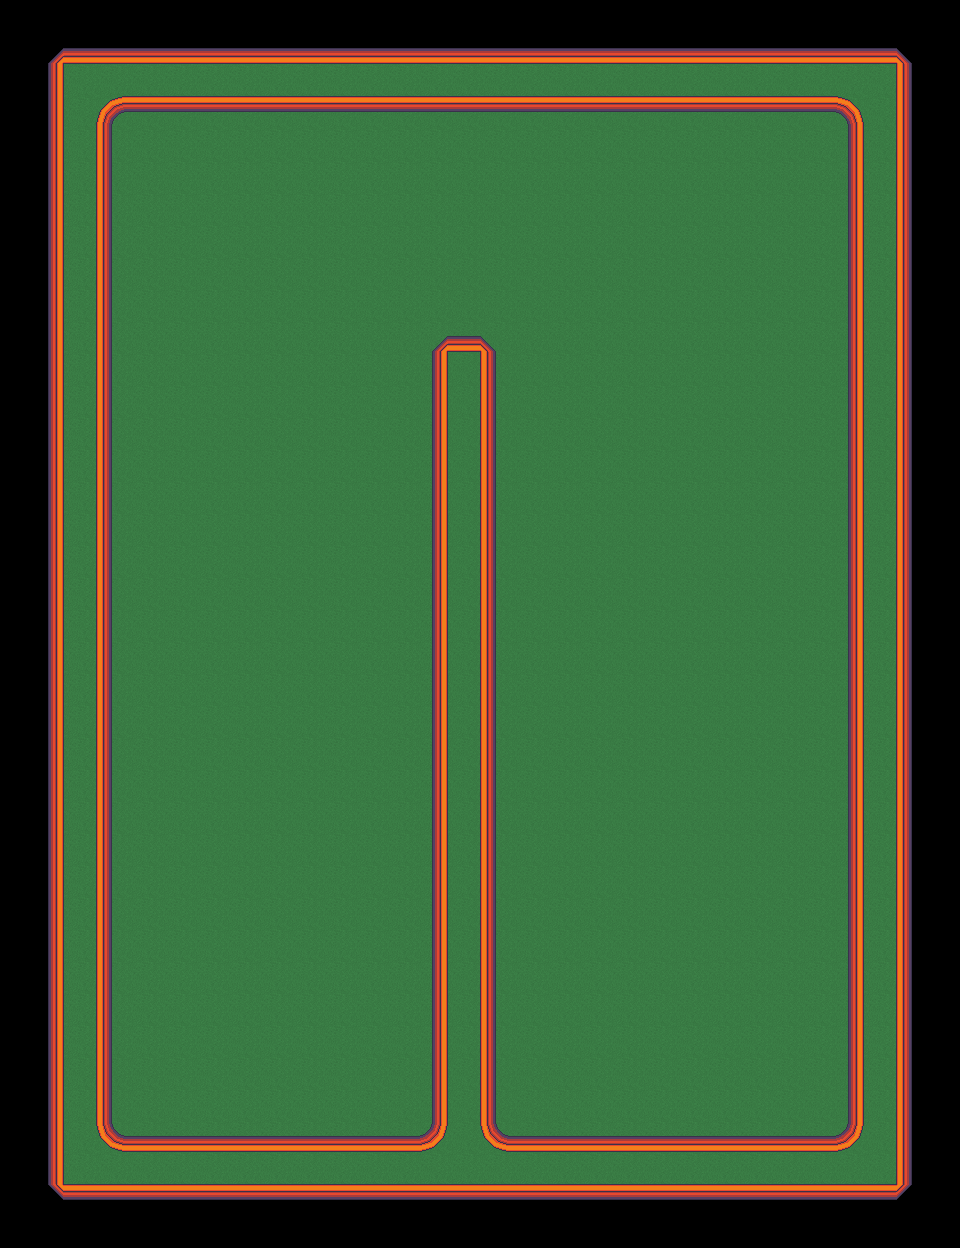

This game map was drawn from its Tiled (.tmx) file and the tilesets committed beside it. A one-line description and the trimmed map source follow:
An orthogonal 30x39 tile map with 32x32 px tiles, 2 tile layers (ground, walls) and 24 objects (8x bumper, 6x turret, 2x tank, 2x sand, 2x water, ...).

<map version="1.0" tiledversion="1.1.4" orientation="orthogonal" renderorder="right-down" width="30" height="39" tilewidth="32" tileheight="32" infinite="0" nextobjectid="75">
 <properties>
  <property name="name" value=" Portrusion" />
  <property name="par" type="int" value="3" />
 </properties>
 <tileset firstgid="1" source="tileset.tsx" />
 <layer name="ground" width="30" height="39">
  <data>[1170 cells, 910 non-empty, 1 distinct tile ids]</data>
 </layer>
 <layer name="walls" width="30" height="39">
  <data>[1170 cells, 286 non-empty, 12 distinct tile ids]</data>
 </layer>
 <objectgroup name="collision">
  <object id="66" type="exterior" x="848" y="1120">
   <polyline points="0,0 0,-1000 -8,-1008 -728,-1008 -736,-1000 -736,8 -728,16 -424,16 -416,8 -416,-768 -400,-784 -368,-784 -352,-768 -352,8 -344,16 -8,16 0,8 0,0" />
  </object>
 </objectgroup>
 <objectgroup name="objects">
  <object id="8" type="tee" gid="183" x="256" y="1024" width="32" height="32">
   <properties>
    <property name="facing" type="int" value="0" />
   </properties>
  </object>
  <object id="17" type="hole" gid="169" x="656" y="1072" width="32" height="32" />
  <object id="37" type="bumper" gid="184" x="752" y="832" width="32" height="32" />
  <object id="38" type="bumper" gid="184" x="320" y="800" width="32" height="32" />
  <object id="39" type="bumper" gid="184" x="192" y="800" width="32" height="32" />
  <object id="45" type="bumper" gid="184" x="704" y="704" width="32" height="32" />
  <object id="46" type="bumper" gid="184" x="608" y="704" width="32" height="32" />
  <object id="48" type="bumper" gid="184" x="560" y="832" width="32" height="32" />
  <object id="49" type="bumper" gid="184" x="656" y="576" width="32" height="32" />
  <object id="50" type="bumper" gid="184" x="256" y="576" width="32" height="32" />
  <object id="60" type="turret" gid="170" x="704" y="192" width="32" height="32">
   <properties>
    <property name="facing" type="int" value="180" />
   </properties>
  </object>
  <object id="61" type="turret" gid="170" x="160" y="256" width="32" height="32">
   <properties>
    <property name="facing" type="int" value="-90" />
   </properties>
  </object>
  <object id="62" type="turret" gid="170" x="528" y="1088" width="32" height="32">
   <properties>
    <property name="facing" type="int" value="0" />
   </properties>
  </object>
  <object id="63" type="turret" gid="170" x="784" y="1088" width="32" height="32">
   <properties>
    <property name="facing" type="int" value="0" />
   </properties>
  </object>
  <object id="64" type="tank" gid="189" x="256" y="448" width="32" height="32">
   <properties>
    <property name="color" value="brown" />
    <property name="facing" type="int" value="180" />
   </properties>
  </object>
  <object id="65" type="tank" gid="186" x="656" y="800" width="32" height="32">
   <properties>
    <property name="color" value="blue" />
   </properties>
  </object>
  <object id="67" type="turret" gid="170" x="768" y="256" width="32" height="32">
   <properties>
    <property name="facing" type="int" value="90" />
   </properties>
  </object>
  <object id="69" type="turret" gid="170" x="224" y="192" width="32" height="32">
   <properties>
    <property name="facing" type="int" value="180" />
   </properties>
  </object>
  <object id="70" type="sand" x="456" y="296">
   <polyline points="8,-136 104,-104 120,-40 88,88 40,112 40,56 24,40 -8,40 -24,56 -24,112 -72,88 -104,-40 -88,-104 8,-136" />
  </object>
  <object id="71" type="sand" x="608" y="992">
   <polyline points="0,0 128,0 160,-32 160,-96 -32,-96 -32,-32 0,0" />
  </object>
  <object id="72" type="camo" gid="157" x="672" y="512" width="32" height="32" />
  <object id="73" type="water" x="400" y="1048">
   <polyline points="8,-16 0,16 -16,40 -32,56 -64,64 -96,64 -104,56 -104,40 -96,32 -72,16 -56,-8 -48,-24 -32,-40 -16,-48 0,-48 8,-32 8,-16" />
  </object>
  <object id="74" type="water" x="232" y="1104">
   <polyline points="8,0 -8,8 -40,8 -64,8 -80,0 -88,-8 -96,-32 -104,-72 -96,-96 -80,-96 -72,-88 -64,-64 -48,-48 -32,-40 -16,-32 0,-24 8,-16 8,0" />
  </object>
 </objectgroup>
</map>
